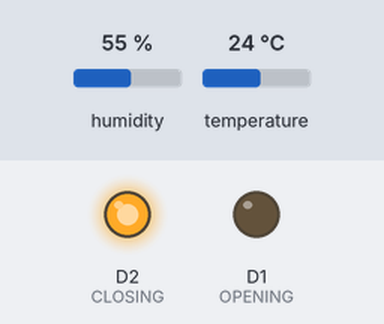
Bench run of a sketch on a simulated ESP8266 (NodeMCU). Parts: output pins drawn as LEDs (lit = HIGH). The test bench sets the inputs (shaded band); at power-on: humidity 55 %, temperature 24 °C. WiFi joins after 1.5 s; servers stay silent unless stated; uploads are accepted with an empty reply; EEPROM starts erased; what the sketch prints to the serial monitor is not drawn.

Above: at 2.3 s.
At 33.3 s:
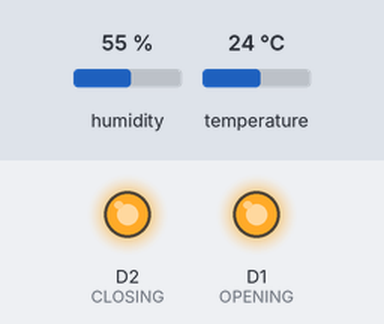
Timing chart, 0 to 34.8 s (numbered marks = the images above):
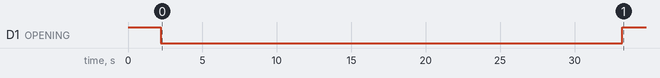

The sketch:

valve_client.ino
```cpp
/**
  Name: valve_client
  Purpose: Controls position of valve based on desired temperature, and communicates with server.
  @author Radim Bednarik
*/

#include <ESP8266WiFi.h>
#include <ESP8266HTTPClient.h>
#include <ArduinoJson.h>
#include <EEPROM.h>
#include "DHT.h"

#define OPENING D1 //INPUT1
#define CLOSING D2 //INPUT2

#define DHTPIN D7

#define FULL_MOTION 30000 //time that it takes to fully open/close radiator valve

#define MEASURE_TIME 180000 //time in miliseconds in between measurements

const char* ssid = "ssid"; //SSID of WiFi
const char* password = "password"; //password of WiFi

String target_ip = "server_ip"; //ip address of server

String address = "http://" + target_ip + ":60000"; //address of the server

DHT dht(DHTPIN, DHT22);

byte mac[6];
unsigned int id;

bool posted = false;
bool start = true;

float desired_tmp = 21.0;
float tmp_array[3];
int tmp_index = 0;
float last_tmp = 0;
float tmp;
float hum;

int pos = 0;

bool open_window = false;
unsigned int open_window_timer;

float hysteresis_band = 0.1;
bool hysteresis_falling = true;

float kp = 30.0;
float ki = 0.0;
float kd = 0.0;

int control_mode = 0; // 0 for hysteresis and 1 for pid

unsigned long _time = 0;
unsigned int _count = 0;

int count = 0;

void setup () {
  Serial.begin(9600);

  pinMode(DHTPIN, INPUT); //initializing DHT
  dht.begin();

  pinMode(OPENING, OUTPUT); //initializing pins for motor
  pinMode(CLOSING, OUTPUT);
  digitalWrite(OPENING, HIGH);
  digitalWrite(CLOSING, HIGH);


  WiFi.macAddress(mac); //getting mac of esp8266 for identifier
  id = (mac[3] << 16) + (mac[4] << 8) + mac[5];

  WiFi.begin(ssid, password);

  Serial.print("Connecting");
  while (WiFi.status() != WL_CONNECTED) { //loop for wifi connecting
    delay(1000);
    Serial.print(".");
  }
  Serial.println("CONNECTED!");

  HTTPClient http;
  http.begin(address + "/device/radiator-valve?id=" + String(id)); //setting http target

  int err_count = 0;
  while (1) { //trying to POST valve to server
    int httpCode = http.POST(" ");
    if (httpCode == 200 || httpCode == 201) {
      posted = true;
      break;
    }
    else if (httpCode < 0) {
      break;
    }
    else {
      delay(50);
      err_count = err_count + 1;
      Serial.println("Not posted correctly " + String(err_count));
      if (err_count > 10)
        break;
    }
  }

  //reading from EEPROM, whether position of valve is already set
  EEPROM.begin(128);
  byte b1 = EEPROM.read(99);
  byte b2 = EEPROM.read(100);
  byte b3 = EEPROM.read(101);
  EEPROM.end();
  int v1 = b1;
  int v2 = b2;
  int v3 = b3;
  if (v1 == 111 && v3 == 111) {
    pos = v2;
    if (pos == 30) //if position is 30, then temperature is rising, therefor hysteresis_falling must be false
      hysteresis_falling = false;
    else //otherwise change position to 0
      change_position(0);
  }
  else {//valve should be mounted when position is 30 (fully opened), so after mounting to the valve, change position to 0
    digitalWrite(OPENING, LOW);
    digitalWrite(CLOSING, HIGH);
    delay(FULL_MOTION + 1000);
    digitalWrite(OPENING, HIGH);
    digitalWrite(CLOSING, HIGH);
  }
  Serial.println("ID: " + String(id));
}

void loop() {
  //every 3 minute the value from sensor is read and valve is controlled
  if (start || millis() - _time >= MEASURE_TIME * _count) {

    if (!start)
      last_tmp = tmp;

    tmp = dht.readTemperature();
    Serial.println(String(tmp));

    if (tmp_index != 3)
      tmp_array[tmp_index++] = tmp;
    else {
      for (int i = 0; i < 3; i++) {
        if (i != 2)
          tmp_array[i] = tmp_array[i + 1];
        else
          tmp_array[i] = tmp;
      }
    }

    //every 12 minutes data are sent to the server
    if (start || millis() - _time >= MEASURE_TIME*4) {
      start = false;
      if (posted) {
        // putting current temperature
        StaticJsonDocument<10> put_doc;
        HTTPClient putTmp;
        String put_address = String(address + "/device/radiator-valve/temperature/current?id=") + String(id);
        putTmp.begin(put_address);
        int httpCode;
        JsonVariant put_var = put_doc.to<JsonVariant>();
        put_var.set(String(tmp));
        Serial.println("Temperature: " + String(tmp));
        String json;
        serializeJson(put_doc, json);
        putTmp.addHeader("Content-Type", "application/json");
        if ((httpCode = putTmp.PUT(json)) < 0) {
          Serial.println("Put error occured: " + httpCode);
        }
        putTmp.end();

        //getting value of desired temperature
        StaticJsonDocument<10> get_des_doc;
        HTTPClient getDesired;
        String get_des_address = String(address + "/device/radiator-valve/temperature/desired?id=") + String(id);
        getDesired.begin(get_des_address);
        if ((httpCode = getDesired.GET()) < 0) {
          Serial.println("Get desired error occured: " + httpCode);
        }
        else if (httpCode == 200) {
          Serial.print("Desired value: ");
          String jsond = getDesired.getString();
          deserializeJson(get_des_doc, jsond);
          JsonVariant des_var = get_des_doc.as<JsonVariant>();
          float des_val = des_var.as<float>();
          desired_tmp = des_val;
          Serial.println(des_val);
        }
        getDesired.end();

        //getting heating algorithm information
        StaticJsonDocument<JSON_OBJECT_SIZE(50)> get_heat_doc;
        HTTPClient getHeating;
        String get_heat_address = String(address + "/device/radiator-valve/mode/heating?id=") + String(id);
        getHeating.begin(get_heat_address);
        if ((httpCode = getHeating.GET()) < 0) {
          Serial.println("Get heating error occured: " + httpCode);
        }
        else if (httpCode == 200) {
          Serial.print("Heating value: ");
          String jsonh = getHeating.getString();
          deserializeJson(get_heat_doc, jsonh);
          JsonObject obj = get_heat_doc.as<JsonObject>();
          int last_c_mode = control_mode;
          control_mode = obj["heating_mode"];
          hysteresis_band = obj["hysteresis_band"];
          kp = obj["kp"];
          ki = obj["ki"];
          kd = obj["kd"];
          Serial.println("Heating mode:" + String(control_mode) + " Hysteresis band:" + String(hysteresis_band));
          Serial.println("Kp:" + String(kp) + " Ki:" + String(ki) + " Kd:" + String(kd));
          if (last_c_mode == 1 && control_mode == 0) {
            change_position(0);
            hysteresis_falling = true;
          }
        }
        getHeating.end();
      }
      else { //if valve is not posted, it tries every 10 minutes
        HTTPClient http;
        http.begin(address + "/device/radiator-valve?id=" + String(id));
        int httpCode = http.POST(" ");
        if (httpCode == 200 || httpCode == 201)
          posted = true;
      }

      _count = 0;
      _time = millis();
    }
    _count++;
    control_valve();
    Serial.println("Position: " + String(pos));
  }
}

/**
  Controls the position of valve.
*/
void control_valve() {
  int _position;

  //if open window was detected in past and is still set to true
  if (open_window) {
    if (millis() - open_window_timer > MEASURE_TIME*2)
      open_window = false;
    else
      return;
  }

  //open window detection, done by comparing temperatures with 6 minute interval
  if (tmp_index == 3 && (tmp_array[0] - tmp > 1.0)) {
    _position = 0;
    open_window = true;
    open_window_timer = millis();
  }
  else {
    //controlling valve according to set algorithm
    if (control_mode == 0)
      _position = hysteresis_control();
    else
      _position = pid_control();
  }

  if(pos == _position) {
    return;
  }

  //writing to EEPROM newly calculated position of valve
  EEPROM.begin(128);
  EEPROM.write(99, 111);
  EEPROM.write(101, 111);
  EEPROM.write(100, _position);
  change_position(_position);
  pos = _position;
  EEPROM.commit();
  EEPROM.end();
}

/**
  Calculates if position of valve should change with hysteresis alghoritm.
  @return the new position of valve.
*/
int hysteresis_control() {
  if(tmp >= desired_tmp + hysteresis_band && !hysteresis_falling) {
    hysteresis_falling = true;
    return 0;
  }
  else if(tmp <= desired_tmp - hysteresis_band && hysteresis_falling) {
    hysteresis_falling = false;
    return 30;
  }
  return pos;
}

/**
  Calculates if position of valve should change with PID controller alghoritm.
  @return the new position of valve
*/
int pid_control()
{
  static float i;

  float error = tmp - desired_tmp;
  float p = kp * error;
  i += ki * error * (MEASURE_TIME / 60000);
  float d = kd * ((last_tmp == 0) ? 0 : tmp - last_tmp) / (MEASURE_TIME / 60000);

  float output = p + i + d;
  int rounded_output;
  if (output > 30)
    rounded_output = 30;
  else if (output < 0)
    rounded_output = 0;
  else
    rounded_output = output + 0.5;


  return rounded_output;
}

/**
  Performs the change of motor position to adjust the valve.
  @param des_pos newly desired position of valve
*/
void change_position(int des_pos) {
  int diff = pos - des_pos;
  int motion_time = abs(FULL_MOTION / 30 * diff);
  if (diff > 0) {
    digitalWrite(CLOSING, HIGH);
    digitalWrite(OPENING, LOW);
    delay(motion_time);
    digitalWrite(CLOSING, HIGH);
    digitalWrite(OPENING, HIGH);
  }
  else if (diff < 0) {
    digitalWrite(OPENING, HIGH);
    digitalWrite(CLOSING, LOW);
    delay(motion_time);
    digitalWrite(OPENING, HIGH);
    digitalWrite(CLOSING, HIGH);
  }
}
```
